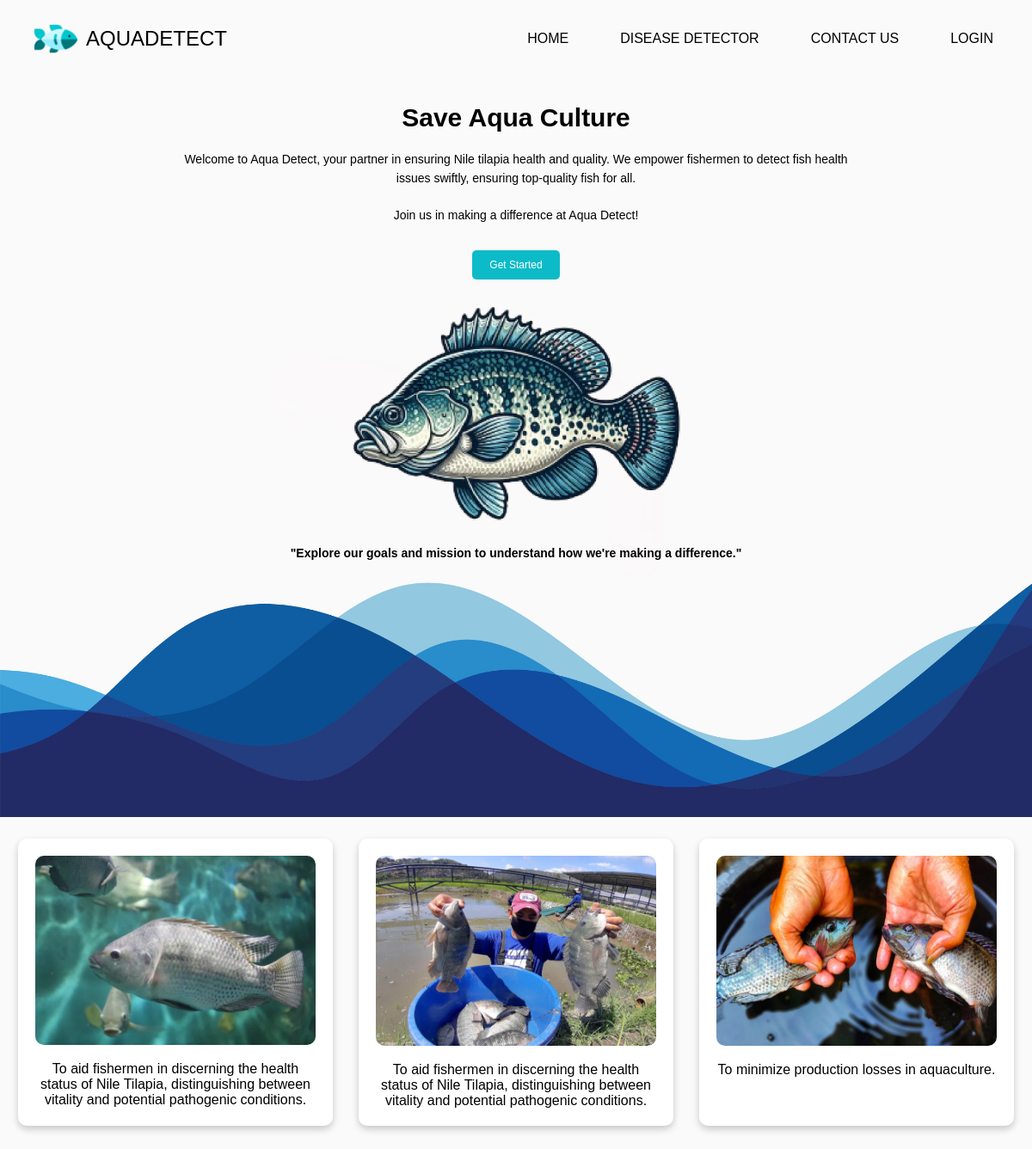
/landing, run on the app's committed database.
### yolo_app.py (models this page shows)
class Card(db.Model):
    id = db.Column(db.Integer, primary_key=True)
    image_path = db.Column(db.String(120), nullable=False)  # Path to the image
    description = db.Column(db.Text, nullable=False)  # Description text for the card

### yolo_app.py (the view)
@app.route('/landing')
def landing():
    cards = Card.query.all()
    return render_template('landing.html', cards=cards)

### templates/landing.html (shortened to what this page needs)
<!DOCTYPE html>
<html lang="en">
<head>
</head>
<body>
    {% extends "nav.html" %}
    {% block content %}
    <div class="banner">
        <div class="header">
            <div class="title">Save Aqua Culture</div>
            <div class="intro">
                Welcome to Aqua Detect, your partner in ensuring Nile tilapia health and quality. We empower fishermen to detect fish health issues swiftly, ensuring top-quality fish for all.
            </div>
            <div class="intro-2">
                Join us in making a difference at Aqua Detect!
            </div>
            <div class="button-container">
                <button class="green-button"><a href="{{ url_for('detect') }}">Get Started</a></button>
            </div>
            <img class="fish-image" src="{{ url_for('static', filename='images/image-46.png') }}" alt="Fish">
            <div class="mission">
                "Explore our goals and mission to understand how we're making a difference."
            </div>
        </div>
    </div>
    <div class="main-content">
        <div class="row">
            {% for card in cards %}
            <div class="column">
                <div class="card">
                    <p>{{ card.description }}</p>
                </div>
            </div>
            {% endfor %}
        </div>
    </div>
    {% endblock %}

### templates/nav.html (style rules this page uses)
* { text-decoration: none; font-family: 'Plus Jakarta Sans', Helvetica, sans-serif; box-sizing: border-box; margin: 0; padding: 0; }
body { margin: 0; padding: 0; }
.main-content { padding-top: 70px; }

### data on the page
Card: description "To aid fishermen in discerning the health status of Nile Tilapia, distinguishing between vitality and potential pathogenic conditions."
Card: description "To aid fishermen in discerning the health status of Nile Tilapia, distinguishing between vitality and potential pathogenic conditions."
Card: description "To minimize production losses in aquaculture."
